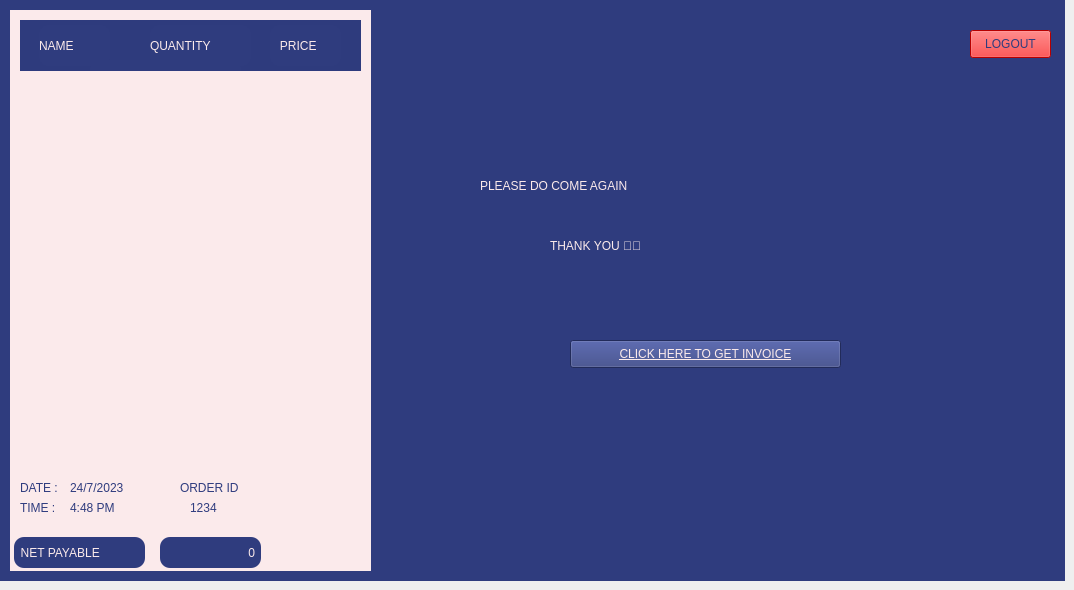
    <widget class="QWidget" name="tab_3">
     <attribute name="title">
      <string>Page</string>
     </attribute>
     <widget class="QLabel" name="BACKGROUND_6">
      <property name="geometry">
       <rect>
        <x>0</x>
        <y>0</y>
        <width>1065</width>
        <height>581</height>
       </rect>
      </property>
      <property name="styleSheet">
       <string notr="true">background-color: rgb(47, 60, 126);</string>
      </property>
      <property name="text">
       <string/>
      </property>
      <property name="scaledContents">
       <bool>true</bool>
      </property>
     </widget>
     <widget class="QGroupBox" name="PRINTAREA">
      <property name="geometry">
       <rect>
        <x>10</x>
        <y>10</y>
        <width>361</width>
        <height>561</height>
       </rect>
      </property>
      <property name="styleSheet">
       <string notr="true">background-color: rgb(251, 234, 235);
border:none;</string>
      </property>
      <property name="title">
       <string/>
      </property>
      <widget class="QFrame" name="frame_2">
       <property name="geometry">
        <rect>
         <x>10</x>
         <y>10</y>
         <width>341</width>
         <height>51</height>
        </rect>
       </property>
       <property name="styleSheet">
        <string notr="true">background-color: rgb(46, 59, 125);</string>
       </property>
       <property name="frameShape">
        <enum>QFrame::StyledPanel</enum>
       </property>
       <property name="frameShadow">
        <enum>QFrame::Raised</enum>
       </property>
       <widget class="QLabel" name="label_39">
        <property name="geometry">
         <rect>
          <x>19</x>
          <y>5</y>
          <width>71</width>
          <height>41</height>
         </rect>
        </property>
        <property name="styleSheet">
         <string notr="true">background-color: rgb(47, 60, 126);
color: rgb(251, 234, 235);
font: 75 10pt &quot;Palatino Linotype&quot;;
border-radius:10;
</string>
        </property>
        <property name="text">
         <string>NAME</string>
        </property>
       </widget>
       <widget class="QLabel" name="label_41">
        <property name="geometry">
         <rect>
          <x>130</x>
          <y>5</y>
          <width>101</width>
          <height>41</height>
         </rect>
        </property>
        <property name="styleSheet">
         <string notr="true">background-color: rgb(47, 60, 126);
color: rgb(251, 234, 235);
font: 75 10pt &quot;Palatino Linotype&quot;;
border-radius:10;
</string>
        </property>
        <property name="text">
         <string>QUANTITY</string>
        </property>
       </widget>
       <widget class="QLabel" name="label_42">
        <property name="geometry">
         <rect>
          <x>250</x>
          <y>5</y>
          <width>71</width>
          <height>41</height>
         </rect>
        </property>
        <property name="styleSheet">
         <string notr="true">background-color: rgb(47, 60, 126);
color: rgb(251, 234, 235);
font: 75 10pt &quot;Palatino Linotype&quot;;
border-radius:10;
</string>
        </property>
        <property name="text">
         <string>   PRICE</string>
        </property>
       </widget>
       <widget class="QLabel" name="label_43">
        <property name="geometry">
         <rect>
          <x>70</x>
          <y>40</y>
          <width>151</width>
          <height>41</height>
         </rect>
        </property>
        <property name="styleSheet">
         <string notr="true">background-color: rgb(47, 60, 126);
color: rgb(251, 234, 235);
font: 75 10pt &quot;Palatino Linotype&quot;;
border-radius:10;
</string>
        </property>
        <property name="text">
         <string>PRODUCT NAME</string>
        </property>
       </widget>
      </widget>
      <widget class="QTableWidget" name="INVOICE">
       <property name="geometry">
        <rect>
         <x>10</x>
         <y>70</y>
         <width>331</width>
         <height>391</height>
        </rect>
       </property>
       <property name="styleSheet">
        <string notr="true">background-color: rgb(251, 234, 235);
color: rgb(47, 60, 126);
font: 75 10pt &quot;Palatino Linotype&quot;;
</string>
       </property>
      </widget>
      <widget class="QLabel" name="label_44">
       <property name="geometry">
        <rect>
         <x>4</x>
         <y>527</y>
         <width>131</width>
         <height>31</height>
        </rect>
       </property>
       <property name="styleSheet">
        <string notr="true">background-color: rgb(47, 60, 126);
color: rgb(251, 234, 235);
font: 75 10pt &quot;Palatino Linotype&quot;;
border-radius:10;
</string>
       </property>
       <property name="text">
        <string>  NET PAYABLE</string>
       </property>
      </widget>
      <widget class="QLabel" name="GRAND_TOTAL_2">
       <property name="geometry">
        <rect>
         <x>150</x>
         <y>527</y>
         <width>101</width>
         <height>31</height>
        </rect>
       </property>
       <property name="styleSheet">
        <string notr="true">background-color: rgb(47, 60, 126);
color: rgb(251, 234, 235);
font: 75 14pt &quot;Palatino Linotype&quot;;
border-radius:10;
padding-right:3;

</string>
       </property>
       <property name="text">
        <string>0</string>
       </property>
       <property name="alignment">
        <set>Qt::AlignRight|Qt::AlignTrailing|Qt::AlignVCenter</set>
       </property>
      </widget>
      <widget class="QLabel" name="label_48">
       <property name="geometry">
        <rect>
         <x>10</x>
         <y>470</y>
         <width>41</width>
         <height>16</height>
        </rect>
       </property>
       <property name="styleSheet">
        <string notr="true">color: rgb(47, 60, 126);
font: 8pt &quot;Palatino Linotype&quot;;</string>
       </property>
       <property name="text">
        <string>DATE :</string>
       </property>
      </widget>
      <widget class="QLabel" name="label_49">
       <property name="geometry">
        <rect>
         <x>10</x>
         <y>490</y>
         <width>41</width>
         <height>16</height>
        </rect>
       </property>
       <property name="styleSheet">
        <string notr="true">color: rgb(47, 60, 126);
font: 8pt &quot;Palatino Linotype&quot;;</string>
       </property>
       <property name="text">
        <string>TIME :</string>
       </property>
      </widget>
      <widget class="QLabel" name="TIME">
       <property name="geometry">
        <rect>
         <x>60</x>
         <y>490</y>
         <width>101</width>
         <height>16</height>
        </rect>
       </property>
       <property name="styleSheet">
        <string notr="true">color: rgb(47, 60, 126);
font: 8pt &quot;Palatino Linotype&quot;;</string>
       </property>
       <property name="text">
        <string>4:48 PM</string>
       </property>
      </widget>
      <widget class="QLabel" name="DATE">
       <property name="geometry">
        <rect>
         <x>60</x>
         <y>470</y>
         <width>81</width>
         <height>16</height>
        </rect>
       </property>
       <property name="styleSheet">
        <string notr="true">color: rgb(47, 60, 126);
font: 8pt &quot;Palatino Linotype&quot;;</string>
       </property>
       <property name="text">
        <string>24/7/2023</string>
       </property>
      </widget>
      <widget class="QLabel" name="DATE_2">
       <property name="geometry">
        <rect>
         <x>170</x>
         <y>470</y>
         <width>61</width>
         <height>16</height>
        </rect>
       </property>
       <property name="styleSheet">
        <string notr="true">color: rgb(47, 60, 126);
font: 8pt &quot;Palatino Linotype&quot;;</string>
       </property>
       <property name="text">
        <string>ORDER ID</string>
       </property>
      </widget>
      <widget class="QLabel" name="ORDER_ID">
       <property name="geometry">
        <rect>
         <x>180</x>
         <y>490</y>
         <width>61</width>
         <height>16</height>
        </rect>
       </property>
       <property name="styleSheet">
        <string notr="true">color: rgb(47, 60, 126);
font: 8pt &quot;Palatino Linotype&quot;;</string>
       </property>
       <property name="text">
        <string>1234</string>
       </property>
      </widget>
     </widget>
     <widget class="QLabel" name="label_46">
      <property name="geometry">
       <rect>
        <x>550</x>
        <y>220</y>
        <width>351</width>
        <height>51</height>
       </rect>
      </property>
      <property name="styleSheet">
       <string notr="true">background-color: rgb(47, 60, 126);
color: rgb(251, 234, 235);
font: 75 22pt &quot;Palatino Linotype&quot;;</string>
      </property>
      <property name="text">
       <string>THANK YOU 🎉🎉</string>
      </property>
     </widget>
     <widget class="QLabel" name="label_47">
      <property name="geometry">
       <rect>
        <x>480</x>
        <y>160</y>
        <width>471</width>
        <height>51</height>
       </rect>
      </property>
      <property name="styleSheet">
       <string notr="true">background-color: rgb(47, 60, 126);
color: rgb(251, 234, 235);
font: 75 22pt &quot;Palatino Linotype&quot;;</string>
      </property>
      <property name="text">
       <string>PLEASE DO COME AGAIN</string>
      </property>
     </widget>
     <widget class="QPushButton" name="GET_INVOICE">
      <property name="geometry">
       <rect>
        <x>570</x>
        <y>340</y>
        <width>271</width>
        <height>28</height>
       </rect>
      </property>
      <property name="styleSheet">
       <string notr="true">background-color: rgb(47, 60, 126);
color: rgb(251, 234, 235);
font: 10pt &quot;Palatino Linotype&quot;;
text-decoration: underline;</string>
      </property>
      <property name="text">
       <string>CLICK HERE TO GET INVOICE</string>
      </property>
     </widget>
     <widget class="QPushButton" name="BACK_4">
      <property name="geometry">
       <rect>
        <x>970</x>
        <y>30</y>
        <width>81</width>
        <height>28</height>
       </rect>
      </property>
      <property name="styleSheet">
       <string notr="true">background-color: rgb(255, 0, 0);
color: rgb(47, 60, 126);
font: 75 10pt &quot;Palatino Linotype&quot;;
</string>
      </property>
      <property name="text">
       <string>LOGOUT</string>
      </property>
     </widget>
    </widget>
